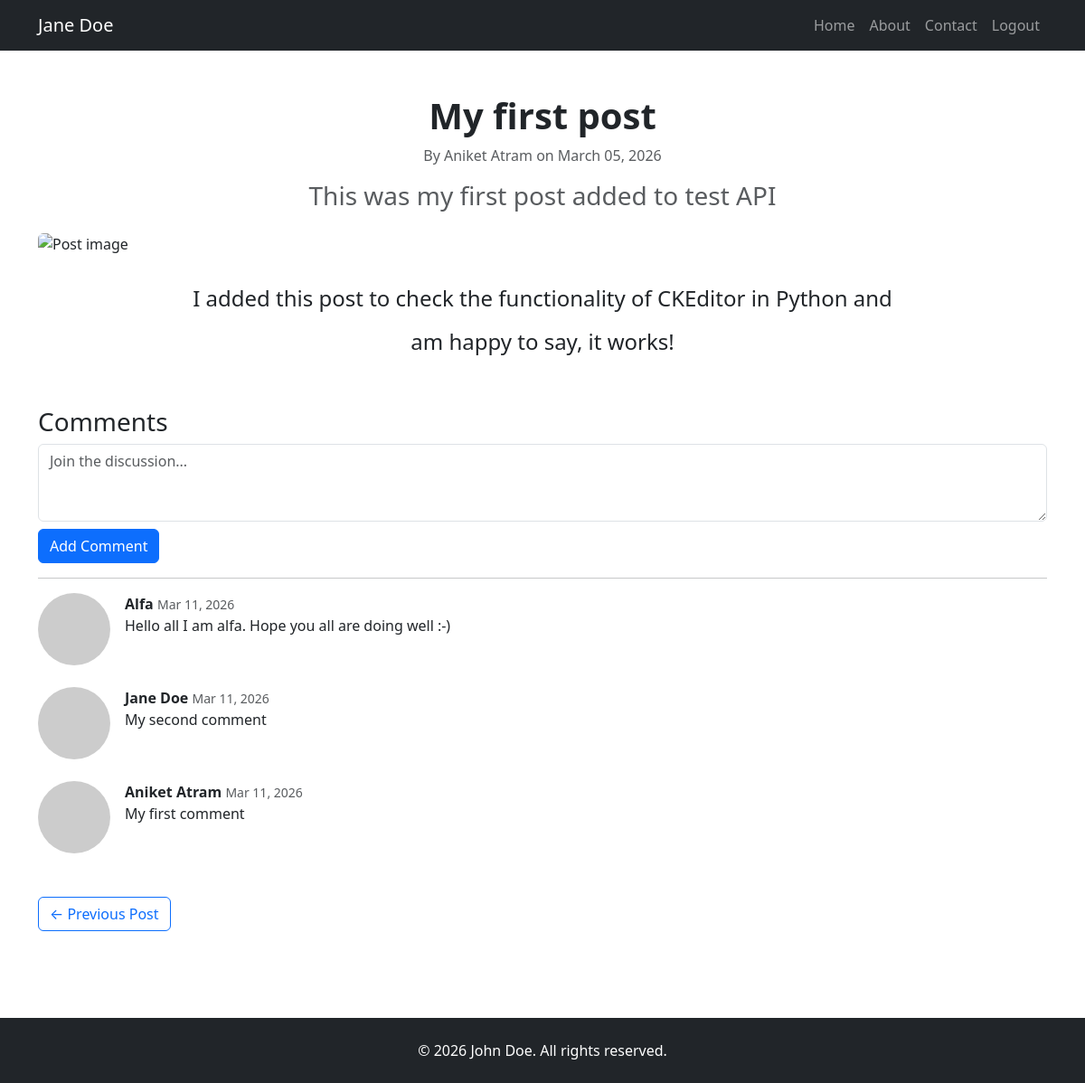
Screenshot of /post/1 (signed in) with the database file from the repository.
### app/models/user.py (models this page shows, shortened)
class User(db.Model, UserMixin):
	__tablename__ = "users"
	id: Mapped[int] = mapped_column(Integer, primary_key=True)
	username: Mapped[str] = mapped_column(String(250), nullable=False, unique=True)
	email: Mapped[str] = mapped_column(String(100), nullable=False, unique=True)
	password: Mapped[str] = mapped_column(String(100), nullable=False)
	role: Mapped[str] = mapped_column(String(100), nullable=False, default="user")
	comments: Mapped[list["Comment"]] = relationship(back_populates="author", cascade="all, delete-orphan")
	def avatar(self, size: int = 60) -> str:
		digest = hashlib.md5(self.email.lower().encode("utf-8")).hexdigest()
		return f"https://www.gravatar.com/avatar/{digest}?s={size}&d=retro"

### app/models/post.py (models this page shows)
class Post(db.Model):
	__tablename__ = "blog_posts"
	id: Mapped[int] = mapped_column(Integer, primary_key=True)
	title: Mapped[str] = mapped_column(String(255),nullable=False)
	subtitle: Mapped[str] = mapped_column(String(255), nullable=False)
	body: Mapped[str] = mapped_column(Text, nullable=False)
	author: Mapped[str] = mapped_column(String(255), nullable=False)
	img_url: Mapped[str] = mapped_column(String(255), nullable=False)
	created_at: Mapped[datetime] = mapped_column(DateTime(timezone=True), nullable=False, server_default=func.now())
	updated_at: Mapped[datetime] = mapped_column(DateTime(timezone=True), nullable=False, server_default=func.now(), onupdate=func.now())
	comments: Mapped[list["Comment"]] = relationship(back_populates="post", cascade="all, delete-orphan", order_by="Comment.created_at.desc()")

### app/models/comment.py (models this page shows)
class Comment(db.Model):
	__tablename__ = "comments"
	id: Mapped[int] = mapped_column(Integer, primary_key=True)
	text: Mapped[str] = mapped_column(Text, nullable=False)
	created_at: Mapped[datetime] = mapped_column(DateTime(timezone=True), nullable=False, server_default=func.now())
	user_id: Mapped[int] = mapped_column(ForeignKey("users.id"), nullable=False)
	post_id: Mapped[int] = mapped_column(ForeignKey("blog_posts.id"), nullable=False, index=True)
	author: Mapped["User"] = relationship(back_populates="comments")
	post: Mapped["Post"] = relationship(back_populates="comments")

### app/routes/posts.py (the view, shortened to what this page needs)
@posts_bp.route('/post/<int:post_id>', methods=['GET', 'POST'])
@login_required
def view_post(post_id):
    post = db.session.execute(
        db.select(Post).where(Post.id == post_id)
    ).scalar_one_or_none()
    if not post:
        abort(404)
    form = CommentForm()
    next_post = db.session.execute(db.select(Post).where(Post.id < post.id).order_by(Post.id.desc())).scalars().first()
    previous_post = db.session.execute(db.select(Post).where(Post.id > post.id).order_by(Post.id.asc())).scalars().first()
    return render_template("post.html", post=post, form=form, previous_post=previous_post, next_post=next_post)

### app/forms/comment_form.py
class CommentForm(FlaskForm):
    text = TextAreaField("Comment", validators=[DataRequired("Cannot post empty comment")],render_kw={"placeholder": "Join the discussion..."})
    submit = SubmitField("Send")

### app/__init__.py (called while the page is built)
@login_manager.user_loader
def load_user(user_id):
    return db.get_or_404(User, user_id)

def create_app():
	app = Flask(__name__)
	app.config.from_object('config.Config')
	app.register_blueprint(posts_bp)
	app.register_blueprint(users_bp, url_prefix="/users")
	db.init_app(app)
	ckeditor.init_app(app)
	bootstrap.init_app(app)
	from app import models
	migrate.init_app(app, db)
	login_manager.init_app(app)
	login_manager.login_view = "users.login"
	login_manager.login_message_category = "danger"
	login_manager.login_message = "You must be logged in to access this page"
	@app.errorhandler(404)
	def page_not_found(e):
		return render_template("404.html"), 404
	@app.context_processor
	def inject_current_year():
		return {'current_year': datetime.utcnow().year}
	return app

### app/templates/post.html (shortened to what this page needs)
{% extends "base.html" %}
{% block content %}
<article class="mb-5">
    <header class="mb-4 text-center">
        <h1 class="fw-bold">{{ post.title }}</h1>
        <p class="text-muted">By {{ post.author }} on {{ post.created_at.strftime('%B %d, %Y') }}</p>
        {% if post.subtitle %}
        <p class="text-muted h3">{{ post.subtitle }}</p>
        {% endif %}
    </header>
    {% if post.img_url %}
    <img src="{{ post.img_url }}" alt="Post image" class="img-fluid rounded mx-auto d-block mb-4" />
    {% endif %}
    <section class="blog-post-content mx-auto fs-4 lh-lg">
        {{ post.body | safe }}
    </section>
</article>
<h3>Comments</h3>
{% if current_user.is_authenticated %}
<form method="POST">
    {{ form.text(class="form-control", rows=3) }}
    <button class="btn btn-primary mt-2">Add Comment</button>
</form>
{% else %}
<p><a href="{{ url_for('users.login') }}">Log in</a> to leave a comment.</p>
{% endif %}
<hr>
{% for comment in post.comments %}
<div class="d-flex mb-4">
    <img src="{{ comment.author.avatar(60) }}" class="rounded-circle me-3">
    <div>
        <strong>{{ comment.author.username }}</strong>
        <small class="text-muted">{{ comment.created_at.strftime('%b %d, %Y') }}</small>
        <p>{{ comment.text }}</p>
    </div>
</div>
{% else %}
<p>No comments yet.</p>
{% endfor %}
<div class="d-flex justify-content-between mt-5">
    {% if previous_post %}
    <a href="{{ url_for('posts.view_post', post_id=previous_post.id) }}" class="btn btn-outline-primary">← Previous Post</a>
    {% else %}
    <span></span>
    {% endif %}
</div>
{% endblock %}

### app/templates/partials/header.html (shortened to what this page needs)
<nav class="navbar navbar-expand-lg navbar-dark bg-dark fixed-top">
  <div class="container">
    <a class="navbar-brand" href="{{ url_for('posts.home') }}">{{ current_user.username }}</a>
    <div class="collapse navbar-collapse" id="navbarNav">
      <ul class="navbar-nav ms-auto">
        <li class="nav-item">
          <a class="nav-link" href="{{ url_for('posts.home') }}">Home</a>
        </li>
        <li class="nav-item">
          <a class="nav-link" href="{{ url_for('posts.about') }}">About</a>
        </li>
        <li class="nav-item">
          <a class="nav-link" href="{{ url_for('posts.contact') }}">Contact</a>
        </li>
        {% if current_user.is_authenticated %}
          <li class="nav-item">
            <a class="nav-link" href="{{ url_for('users.logout') }}">Logout</a>
          </li>
        {% else %}
          <li class="nav-item">
            <a class="nav-link" href="{{ url_for('users.login') }}">Login</a>
          </li>
        {% endif %}
      </ul>
    </div>
  </div>
</nav>
<div style="height: 56px;"></div>

### app/static/css/styles.css (style rules this page uses)
.blog-post-content { max-width: 800px; margin: 0 auto; text-align: center; }

### rows the page displays
User: username "Jane Doe"
Post: title "My first post", author "Aniket Atram", created_at "March 05, 2026", subtitle "This was my first post added to test API", body "I added this post to check the functionality of CKEditor in Python and am happy to say, it works!"
Comment: author.username "Alfa", created_at "Mar 11, 2026", text "Hello all I am alfa. Hope you all are doing well :-)"
Comment: author.username "Jane Doe", created_at "Mar 11, 2026", text "My second comment"
Comment: author.username "Aniket Atram", created_at "Mar 11, 2026", text "My first comment"
